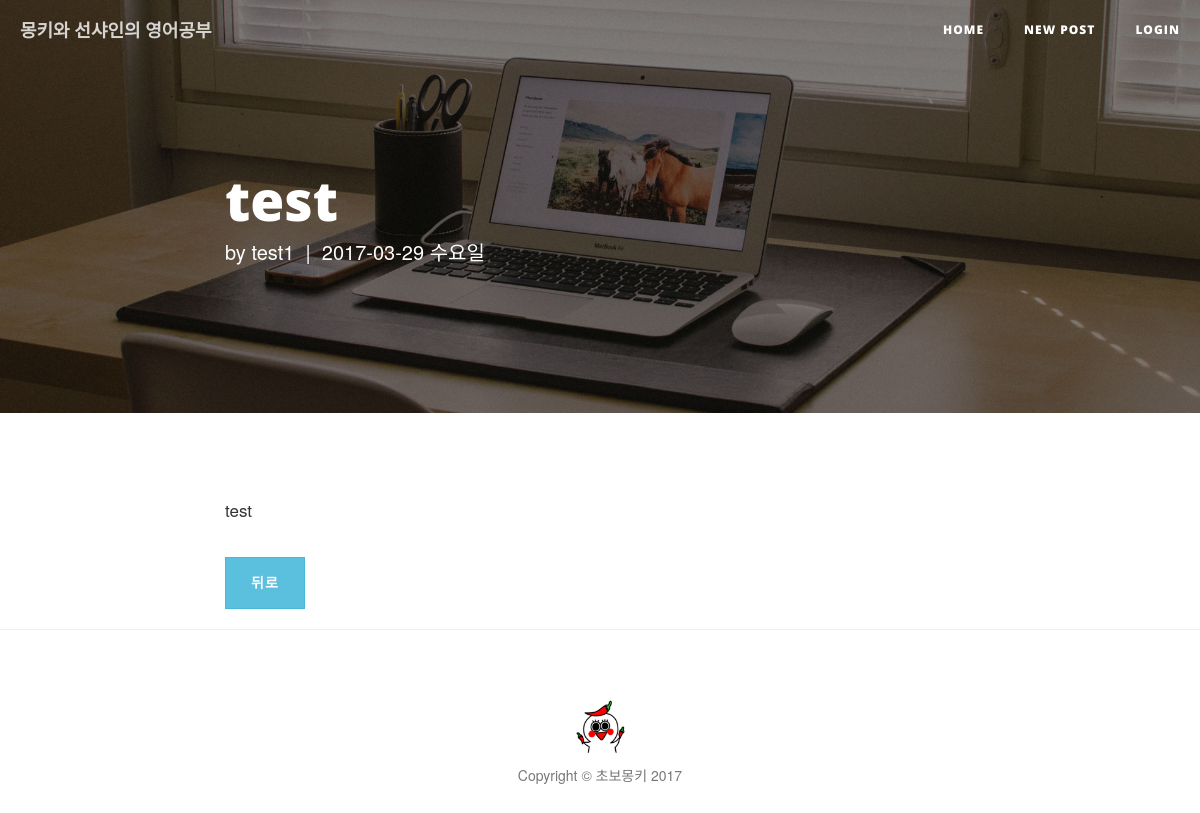
The app's page /post/62/ with its own data.
### study/models.py (models this page shows, shortened)
class Post(models.Model):
    author = models.ForeignKey('auth.User')
    title = models.CharField(max_length=200, verbose_name='제목')
    origin = models.CharField(max_length=200,  blank=True, null=True, verbose_name='원본 URL')
    video_url = models.CharField(max_length=100, blank=True, null=True, verbose_name='YouTube 링크')
    video_key = models.CharField(max_length=12, null=True, blank=True)
    video_time = models.IntegerField(null=True, blank=True)
    video_url2 = models.CharField(max_length=100, blank=True, null=True, verbose_name='YouTube 링크2')
    video_key2 = models.CharField(max_length=12, null=True, blank=True)
    video_time2 = models.IntegerField(null=True, blank=True)
    text = models.TextField(verbose_name='내용')
    created_date = models.DateTimeField(auto_now_add=True)

### study/views.py (the view)
# urls.py: url(r'^post/(?P<pk>\d+)/$', views.post_detail, name='post_detail'),
def post_detail(request, pk):
    post = get_object_or_404(Post, pk=pk)
    return render(request, 'bsr/post_detail.html', {'post':post})

### study/templates/bsr/post_detail.html (shortened to what this page needs)
{% extends 'bsr/base.html' %}
{% block heading %}
<div class="post-heading">
    <h1>{{post.title}}</h1>
    <span class="meta">by <a href="#">{{post.author}}</a>&nbsp;&nbsp;|&nbsp;&nbsp;{{ post.created_date | date:"Y-m-d D" }}</span>
</div>
{% endblock %}
{% block content %}
<p>
{% autoescape off %}
{{post.text|linebreaksbr|urlize }}
{% endautoescape %}
</p>
  <a href="{% url 'study:post_list' %}">
    <button type="button" class="btn btn-info">뒤로</button>
  </a>
</div>
{% endblock content %}

### study/static/bsr/css/clean-blog.css (style rules this page uses)
body { font-size: 17px; color: #333333; line-height: 2; }
p { line-height: 1.5; margin: 30px 0; }
h1, h2, h3, h4, h5, h6 { font-family: 'Open Sans', 'Helvetica Neue', Helvetica, Arial, sans-serif; font-weight: 800; }
a { color: #333333; }
.intro-header .site-heading, .intro-header .post-heading, .intro-header .page-heading { padding: 100px 0 50px; color: white; }
@media only screen and (min-width: 768px) { .intro-header .site-heading, .intro-header .post-heading, .intro-header .page-heading { padding: 150px 0; } }
.intro-header .post-heading h1 { font-size: 35px; }
.intro-header .post-heading .subheading, .intro-header .post-heading .meta { line-height: 1.1; display: block; }
.intro-header .post-heading .meta { font-weight: 300; font-size: 20px; }
.intro-header .post-heading .meta a { color: white; }
@media only screen and (min-width: 768px) { .intro-header .post-heading h1 { font-size: 55px; } }
.btn { font-family: 'Open Sans', 'Helvetica Neue', Helvetica, Arial, sans-serif; text-transform: uppercase; font-size: 14px; font-weight: 800; letter-spacing: 1px; border-radius: 0; padding: 15px 25px; }
body { -webkit-tap-highlight-color: #0085A1; }

### records on screen
Post: title "test", author "test1", created_date "2017-03-29 수요일", text "test"
